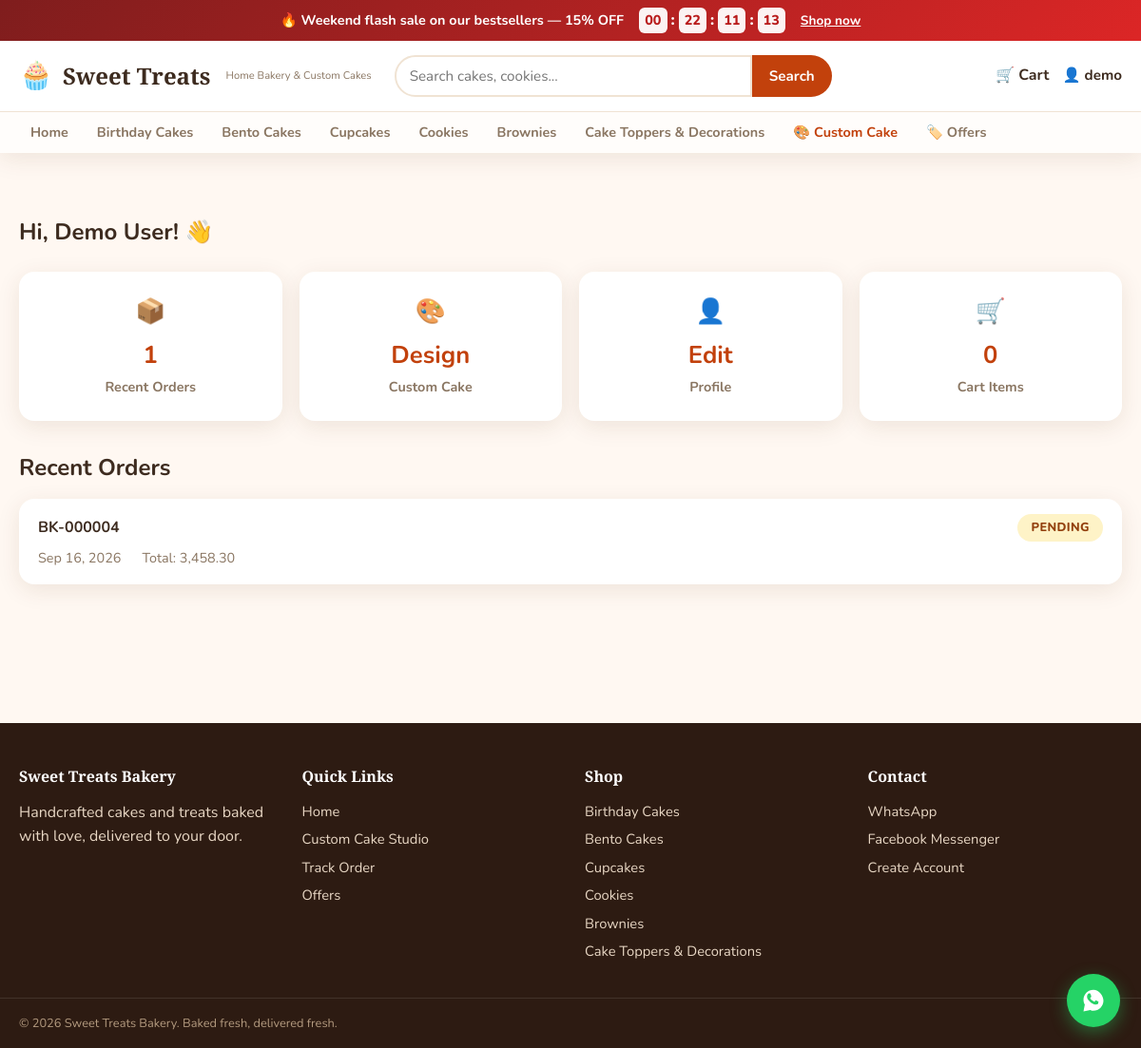
Page /accounts/dashboard/ (signed in) on the committed database.
### offers/models.py (models this page shows, shortened)
class CountdownOffer(models.Model):
    name = models.CharField(max_length=150)
    slug = models.SlugField(unique=True, blank=True)
    discount_percent = models.PositiveIntegerField(
        default=10, help_text="Discount percentage applied to opted-in products"
    )
    banner_message = models.CharField(max_length=250, blank=True)
    starts_at = models.DateTimeField()
    ends_at = models.DateTimeField()
    products = models.ManyToManyField(Product, blank=True, related_name="offers")
    is_active = models.BooleanField(default=True)
    created = models.DateTimeField(auto_now_add=True)
    class Meta:
        ordering = ["-starts_at"]
    @property
    def is_running(self):
        now = timezone.now()
        return self.is_active and self.starts_at <= now <= self.ends_at
    def get_absolute_url(self):
        return reverse("offers:detail", kwargs={"slug": self.slug})

### accounts/models.py (models this page shows, shortened)
class CustomUser(AbstractUser):
    phone = models.CharField(max_length=20, blank=True)
    address = models.TextField(blank=True)
    city = models.CharField(max_length=100, blank=True)
    whatsapp_number = models.CharField(max_length=20, blank=True)
    avatar = models.ImageField(upload_to="avatars/", blank=True, null=True)
    class Meta:
        ordering = ["-date_joined"]

### shop/models.py (models this page shows, shortened)
class Category(models.Model):
    name = models.CharField(max_length=100)
    slug = models.SlugField(unique=True, blank=True)
    description = models.TextField(blank=True)
    image = models.ImageField(upload_to="categories/", blank=True, null=True)
    sort_order = models.PositiveIntegerField(default=0)
    is_active = models.BooleanField(default=True)
    class Meta:
        verbose_name_plural = "categories"
        ordering = ["sort_order", "name"]
    def get_absolute_url(self):
        return reverse("shop:category_detail", kwargs={"slug": self.slug})

### orders/models.py (models this page shows, shortened)
class Order(models.Model):
    class Status(models.TextChoices):
        PENDING = "pending", "Pending"
        CONFIRMED = "confirmed", "Confirmed"
        PREPARING = "preparing", "In Preparation"
        OUT_FOR_DELIVERY = "out_for_delivery", "Out For Delivery"
        DELIVERED = "delivered", "Delivered"
        CANCELLED = "cancelled", "Cancelled"
    class PaymentStatus(models.TextChoices):
        UNPAID = "unpaid", "Unpaid"
        PAID = "paid", "Paid"
        FAILED = "failed", "Failed"
        REFUNDED = "refunded", "Refunded"
    user = models.ForeignKey(
        settings.AUTH_USER_MODEL, on_delete=models.SET_NULL, null=True, blank=True, related_name="orders"
    )
    order_number = models.CharField(max_length=20, unique=True, editable=False)
    full_name = models.CharField(max_length=150)
    phone = models.CharField(max_length=20)
    email = models.EmailField(blank=True)
    address = models.TextField()
    city = models.CharField(max_length=100)
    notes = models.TextField(blank=True)
    grid_coords = models.CharField(max_length=100, blank=True, help_text="Optional map coordinates")
    delivery_area = models.ForeignKey(DeliveryArea, on_delete=models.SET_NULL, null=True, blank=True)
    delivery_fee = models.DecimalField(max_digits=8, decimal_places=2, default=Decimal("0"))
    delivery_date = models.DateField(null=True, blank=True, help_text="Requested delivery date (advance order)")
    delivery_time_slot = models.CharField(max_length=100, blank=True)
    subtotal = models.DecimalField(max_digits=10, decimal_places=2, default=Decimal("0"))
    discount = models.DecimalField(max_digits=10, decimal_places=2, default=Decimal("0"))
    total = models.DecimalField(max_digits=10, decimal_places=2, default=Decimal("0"))
    status = models.CharField(max_length=30, choices=Status.choices, default=Status.PENDING)
    payment_status = models.CharField(max_length=20, choices=PaymentStatus.choices, default=PaymentStatus.UNPAID)
    payment_reference = models.CharField(max_length=200, blank=True)
    payment_gateway = models.CharField(max_length=50, blank=True)
    is_custom_order = models.BooleanField(default=False, help_text="True for custom-designed cakes")
    custom_cake = models.JSONField(default=dict, blank=True, help_text="Custom design details")
    created = models.DateTimeField(auto_now_add=True)
    updated = models.DateTimeField(auto_now=True)
    class Meta:
        ordering = ["-created"]
    def get_absolute_url(self):
        return reverse("orders:detail", kwargs={"order_number": self.order_number})

### accounts/views.py (the view)
# urls.py: path("dashboard/", views.dashboard, name="dashboard"),
@login_required
def dashboard(request):
    orders = request.user.orders.order_by("-created")[:5]
    context = {"orders": orders}
    return render(request, "accounts/dashboard.html", context)

### accounts/context_processors.py (called while the page is built)
def site_settings(request):
    running_offer = CountdownOffer.objects.filter(is_active=True).order_by("-ends_at").first()
    running_offer = running_offer if running_offer and running_offer.is_running else None
    return {
        "whatsapp_number": settings.WHATSAPP_NUMBER,
        "messenger_url": settings.MESSENGER_PAGE_URL,
        "running_offer": running_offer,
    }

### cart/context_processors.py (called while the page is built)
def cart_count_processor(request):
    count = 0
    if request.user.is_authenticated:
        cart = Cart.objects.filter(user=request.user).first()
        if cart:
            count = cart.total_items
    elif request.session.session_key:
        key = request.session.session_key
        cart = Cart.objects.filter(session_key=key).first()
        if cart:
            count = cart.total_items
    return {"cart_count": count}

### cart/models.py (called while the page is built)
    @property
    def total_items(self):
        return sum(item.quantity for item in self.items.all())

### shop/context_processors.py (called while the page is built)
def categories_processor(request):
    categories = Category.objects.filter(is_active=True).annotate(product_count=Count("products"))
    return {"nav_categories": categories}

### templates/accounts/dashboard.html (shortened to what this page needs)
{% extends 'base.html' %}{% load humanize %}
{% block content %}
<section class="section">
  <h1>Hi, {{ user.get_full_name|default:user.username }}! 👋</h1>
  <div class="dash-grid">
    <a href="{% url 'orders:list' %}" class="dash-card">
      <span class="dash-icon">📦</span>
      <strong>{{ orders|length }}</strong>
      <span>Recent Orders</span>
    </a>
    <a href="{% url 'orders:custom_cake' %}" class="dash-card">
      <span class="dash-icon">🎨</span>
      <strong>Design</strong>
      <span>Custom Cake</span>
    </a>
    <a href="{% url 'accounts:profile' %}" class="dash-card">
      <span class="dash-icon">👤</span>
      <strong>Edit</strong>
      <span>Profile</span>
    </a>
    <a href="{% url 'cart:detail' %}" class="dash-card">
      <span class="dash-icon">🛒</span>
      <strong>{{ cart_count }}</strong>
      <span>Cart Items</span>
    </a>
  </div>
  <h2>Recent Orders</h2>
  <div class="order-list">
    {% for order in orders %}
    <a href="{{ order.get_absolute_url }}" class="order-card">
      <div class="order-card-head">
        <strong>{{ order.order_number }}</strong>
        <span class="order-status status-{{ order.status }}">{{ order.get_status_display }}</span>
      </div>
      <div class="order-card-body">
        <span>{{ order.created|date:"M d, Y" }}</span>
        <span>Total: {{ order.total|intcomma }}</span>
      </div>
    </a>
    {% empty %}
    <div class="empty-state">
      <p>No orders yet — let's change that! 🍰</p>
      <a href="{% url 'shop:home' %}" class="btn btn-primary">Browse the menu</a>
    </div>
    {% endfor %}
  </div>
</section>
{% endblock %}

### templates/base.html (shortened to what this page needs)
{% load static %}
{% load humanize %}
<!DOCTYPE html>
<html lang="en">
<head>
  <link rel="stylesheet" href="{% static 'css/style.css' %}">
</head>
<body>
  {% if running_offer %}
  <div class="offer-banner" data-offer-end="{{ running_offer.ends_at|date:'c' }}">
    <div class="container offer-banner-inner">
      <span class="offer-banner-text">🔥 {{ running_offer.banner_message|default:running_offer.name }} — {{ running_offer.discount_percent }}% OFF</span>
      <div class="offer-countdown" id="offer-countdown">
        <span class="cd-box" data-unit="d">00</span><span class="cd-sep">:</span>
        <span class="cd-box" data-unit="h">00</span><span class="cd-sep">:</span>
        <span class="cd-box" data-unit="m">00</span><span class="cd-sep">:</span>
        <span class="cd-box" data-unit="s">00</span>
      </div>
      <a href="{{ running_offer.get_absolute_url }}" class="offer-banner-link">Shop now</a>
    </div>
  </div>
  {% endif %}
  <header class="site-header">
    <div class="container header-inner">
      <a href="{% url 'shop:home' %}" class="brand">
        <span class="brand-icon">🧁</span>
        <span class="brand-name">Sweet Treats</span>
        <span class="brand-tag">Home Bakery &amp; Custom Cakes</span>
      </a>
      <form action="{% url 'shop:search' %}" method="get" class="search-form">
        <input type="search" name="q" placeholder="Search cakes, cookies..." value="{{ query|default:'' }}">
        <button type="submit">Search</button>
      </form>
      <nav class="header-actions">
        <a href="{% url 'cart:detail' %}" class="action-link cart-link">
          <span class="cart-icon">🛒</span>
          Cart
        </a>
        {% if user.is_authenticated %}
        <div class="user-menu">
          <button class="action-link user-trigger">👤 {{ user.username }}</button>
        </div>
        {% else %}
        <a href="{% url 'accounts:login' %}" class="action-link">Login</a>
        <a href="{% url 'accounts:register' %}" class="btn btn-primary">Sign up</a>
        {% endif %}
      </nav>
    </div>
    <nav class="category-nav">
      <div class="container">
        <a href="{% url 'shop:home' %}">Home</a>
        {% for cat in nav_categories %}
        <a href="{{ cat.get_absolute_url }}">{{ cat.name }}</a>
        {% endfor %}
        <a href="{% url 'orders:custom_cake' %}" class="nav-highlight">🎨 Custom Cake</a>
        <a href="{% url 'offers:list' %}">🏷️ Offers</a>
      </div>
    </nav>
  </header>
  <main class="main">
    <div class="container">
      {% block content %}{% endblock %}
    </div>
  </main>
  <footer class="site-footer">
    <div class="container footer-grid">
      <div>
        <h4>Sweet Treats Bakery</h4>
        <p>Handcrafted cakes and treats baked with love, delivered to your door.</p>
      </div>
      <div>
        <h4>Quick Links</h4>
        <a href="{% url 'shop:home' %}">Home</a>
        <a href="{% url 'orders:custom_cake' %}">Custom Cake Studio</a>
        <a href="{% url 'orders:list' %}">Track Order</a>
        <a href="{% url 'offers:list' %}">Offers</a>
      </div>
      <div>
        <h4>Shop</h4>
        {% for cat in nav_categories %}
        <a href="{{ cat.get_absolute_url }}">{{ cat.name }}</a>
        {% endfor %}
      </div>
      <div>
        <h4>Contact</h4>
        <a href="https://wa.me/{{ whatsapp_number|default:'1234567890' }}" target="_blank" rel="noopener">WhatsApp</a>
        <a href="{{ messenger_url|default:'#' }}">Facebook Messenger</a>
        <a href="{% url 'accounts:register' %}">Create Account</a>
      </div>
    </div>
    <div class="container footer-bottom">
      <p>&copy; {% now "Y" %} Sweet Treats Bakery. Baked fresh, delivered fresh.</p>
    </div>
  </footer>
  <a href="https://wa.me/{{ whatsapp_number|default:'1234567890' }}" target="_blank" rel="noopener" class="whatsapp-float" aria-label="Chat on WhatsApp">
  </a>
</body>
</html>

### rows in the picture
CountdownOffer: banner_message "Weekend flash sale on our bestsellers", discount_percent "15"
CustomUser: username "demo", get_full_name "Demo User"
Category: name "Birthday Cakes"
Category: name "Bento Cakes"
Category: name "Cupcakes"
Category: name "Cookies"
Category: name "Brownies"
Category: name "Cake Toppers & Decorations"
Order: order_number "BK-000004", status "PENDING", created "Sep 16, 2026", total "3,458.30"

### other values in the picture
{{ orders|length }} "1"
{{ cart_count }} "0"
